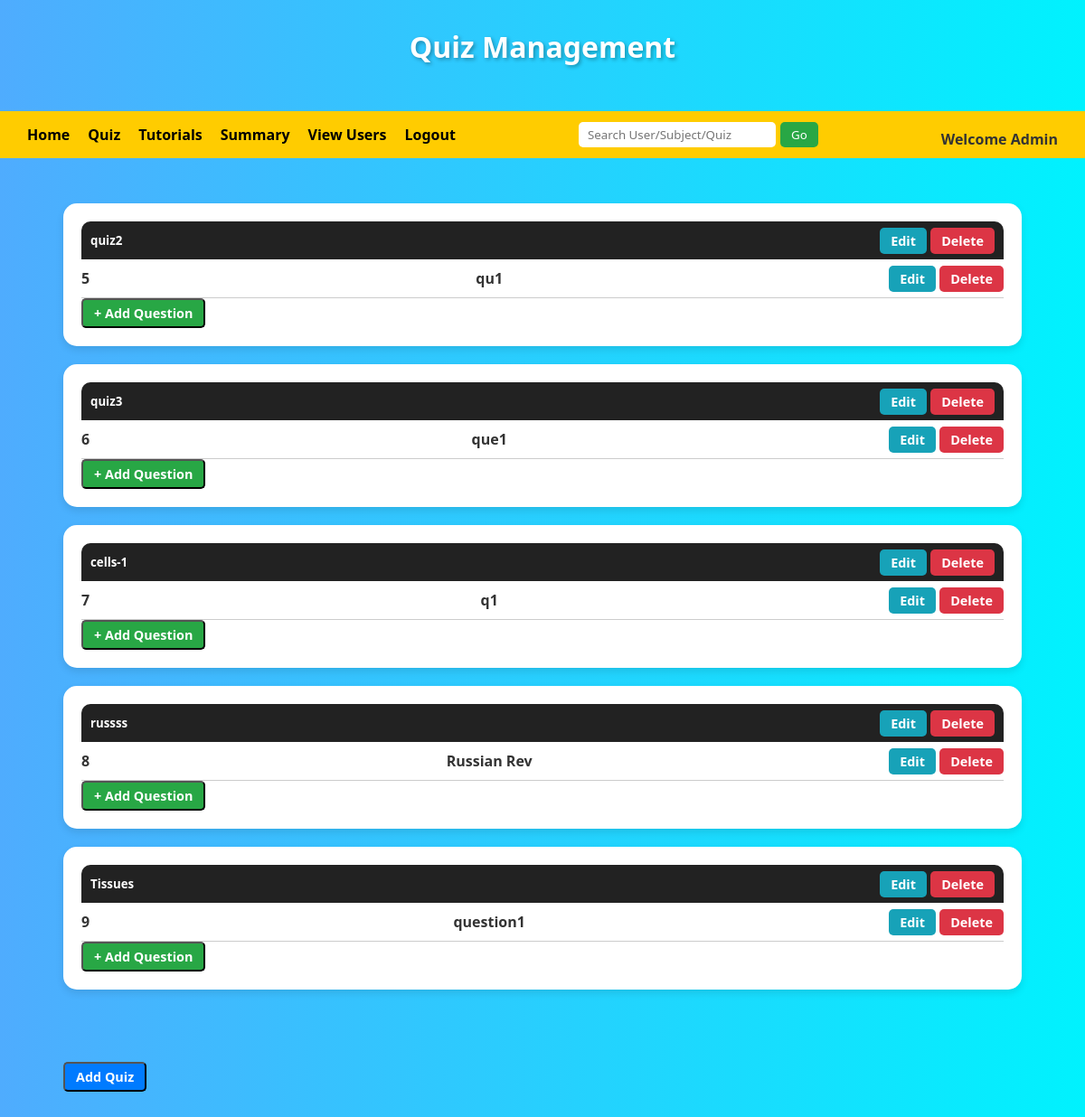
/quiz_Management, run on the app's committed database.
### app.py (models this page shows)
class Quiz(db.Model):
    __tablename__ = 'quiz'
    quiz_id = db.Column(db.Integer, autoincrement=True, primary_key=True)
    title = db.Column(db.String(20), unique=True, nullable=False)
    date_quiz=db.Column(db.Date, nullable=False)
    time_dur=db.Column(db.Time, nullable=False)
    remarks = db.Column(db.String(50), nullable=False)
    chap_id = db.Column(db.Integer, db.ForeignKey("chapter.chap_id", ondelete="CASCADE"), nullable=False)
    questions = db.relationship("Question", backref='quiz', lazy=True, cascade="all, delete")

class Question(db.Model):
    __tablename__ = 'question'
    q_id = db.Column(db.Integer, autoincrement=True, primary_key=True)
    q_title=db.Column(db.String(50),nullable=False)
    q_statement = db.Column(db.String(100), unique=True, nullable=False)
    opt_1 = db.Column(db.String(50),nullable=False)
    opt_2 = db.Column(db.String(50),nullable=False)
    opt_3 = db.Column(db.String(50),nullable=False)
    opt_4 = db.Column(db.String(50),nullable=False)
    c_opt = db.Column(db.Integer,nullable=False)
    quiz_id = db.Column(db.Integer, db.ForeignKey("quiz.quiz_id", ondelete="CASCADE"), nullable=False)

### app.py (the view)
@app.route('/quiz_Management')
def quiz_Management():
    quiz=Quiz.query.all()
    return render_template('quizManagement.html',quiz=quiz)

### app.py (called while the page is built)
@app.before_request
def create_tables():
    db.create_all()
    if not User.query.filter_by(email="Admin12@gmail.com").first():
        admin=User(name="Admin", email="Admin12@gmail.com", password=generate_password_hash("Silvia06@10"), std=0, dob=datetime.strptime("2006-06-01", "%Y-%m-%d").date(),admin=True)
        db.session.add(admin)
        db.session.commit()

### templates/quizManagement.html (shortened to what this page needs)
<!DOCTYPE html>
<html lang="en">
<head>
</head>
<body>
  <div class="container">
    <h3>Quiz Management</h3>
  </div>
  <nav class="navbar">
    <ul>
      <li><a href="/admin_Dashboard">Home</a></li>
      <li><a href="/quiz_Management">Quiz</a></li>
      <li><a href="/tutorials">Tutorials</a></li>
      <li><a href="/summary">Summary</a></li>
      <li><a href="/viewUsers">View Users</a></li>
      <li><a href="{{url_for('logout')}}">Logout</a></li>
    </ul>
    <form action="{{url_for('admin_search')}}" method="GET">
      <input type="search" placeholder="Search User/Subject/Quiz" name="query" id="ad_search" />
      <button type="submit">Go</button>
    </form>
    <div class="welcome">Welcome Admin</div>
  </nav>
  <div class="container">
    {% for q in quiz %}
    <div class="card">
      <div class="card-header">
        <h5><a href="#" onclick="loadQuizDetails('{{ q.quiz_id }}')">{{ q.title }}</a></h5>
        <span>
          <a href="/editQuiz/{{ q.quiz_id }}" class="btn btn-info">Edit</a>
          <a href="/deleteQuiz/{{ q.quiz_id }}" class="btn btn-danger">Delete</a>
        </span>
      </div>
      <div class="card-body">
        {% for ques in q.questions %}
        <div class="d-flex border-bottom py-2">
          <span><strong>{{ ques.q_id }}</strong></span>
          <span><strong>{{ ques.q_title }}</strong></span>
          <span>
            <a href="/editQuestion/{{ ques.q_id }}" class="btn btn-info">Edit</a>
            <a href="/deleteQuestion/{{ ques.q_id }}" class="btn btn-danger">Delete</a>
          </span>
        </div>
        {% endfor %}
        <form action="{{ url_for('add_question', quiz_id=q.quiz_id) }}" method="POST">
          <button type="submit" class="btn btn-success">+ Add Question</button>
        </form>
      </div>
    </div>
    {% endfor %}
  </div>
  <div class="container text-center">
    <form id="addQuiz" action="{{ url_for('add_quiz') }}">
      <input type="submit" class="btn btn-primary" value="Add Quiz" />
    </form>
  </div>
</body>
</html>

### templates/quizManagement.html (style rules this page uses)
* { box-sizing: border-box; margin: 0; padding: 0; font-family: 'Segoe UI', sans-serif; }
body { background: linear-gradient(to right, #4facfe, #00f2fe); color: #333; min-height: 100vh; }
.navbar { display: flex; justify-content: space-between; align-items: center; padding: 10px 30px; background-color: #ffcc00; flex-wrap: wrap; }
.navbar ul { display: flex; gap: 20px; list-style: none; flex-wrap: wrap; }
.navbar a { text-decoration: none; color: #000; font-weight: bold; transition: 0.3s; }
.navbar form { display: flex; gap: 5px; }
.navbar input[type="search"] { padding: 5px 10px; border-radius: 5px; border: none; outline: none; }
.navbar button { background: #28a745; color: white; border: none; padding: 5px 12px; border-radius: 5px; cursor: pointer; }
.welcome { color: #333; font-weight: bold; margin-top: 10px; }
.container { max-width: 1100px; margin: auto; padding: 30px 20px; }
h3 { text-align: center; color: white; margin-bottom: 20px; font-size: 2rem; text-shadow: 2px 2px 4px #00000050; }
.card { background: white; border-radius: 15px; padding: 20px; margin: 20px 0; box-shadow: 0 4px 8px rgba(0, 0, 0, 0.1); transition: 0.3s; }
.card-header { background: #222; color: white; padding: 10px; border-radius: 10px 10px 0 0; display: flex; justify-content: space-between; align-items: center; }
.card-header h5 a { color: white; text-decoration: none; }
.btn { padding: 5px 12px; border-radius: 5px; text-decoration: none; font-size: 0.9rem; font-weight: bold; cursor: pointer; transition: 0.2s; }
.btn-info { background-color: #17a2b8; color: white; }
.btn-danger { background-color: #dc3545; color: white; }
.btn-success { background-color: #28a745; color: white; }
.btn-primary { background-color: #007bff; color: white; }
.d-flex { display: flex; justify-content: space-between; align-items: center; }
.border-bottom { border-bottom: 1px solid #ccc; }
.py-2 { padding: 10px 0; }

### data on the page
Quiz: title "quiz2"
Question: q_id "5", q_title "qu1"
Quiz: title "quiz3"
Question: q_id "6", q_title "que1"
Quiz: title "cells-1"
Question: q_id "7", q_title "q1"
Quiz: title "russss"
Question: q_id "8", q_title "Russian Rev"
Quiz: title "Tissues"
Question: q_id "9", q_title "question1"
